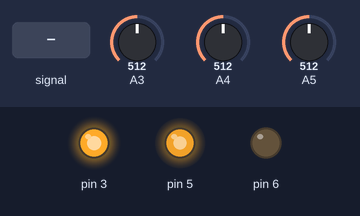
Simulated run of this sketch. Board: Arduino Uno, built with avr-gcc and run on an emulated ATmega328P. Parts: output pins drawn as LEDs (lit = HIGH). The test bench sets the inputs (shaded band); at power-on: A3 = 512, A5 = 512, A4 = 512.

Above: at 1.2 s.
1.3 s: A3 set to 633
At 1.65 s:
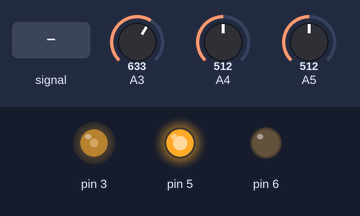
4.3 s: A3 set to 662
At 5.3 s:
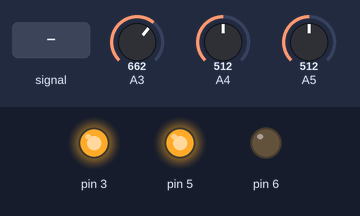
5.8 s: A3 fed a 2 Hz sine of ±306 counts around its level
At 6.42 s:
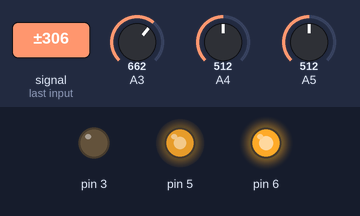
At 6.93 s:
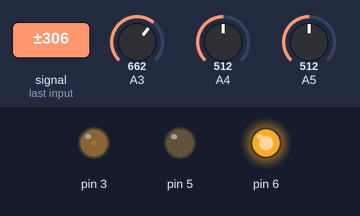
8.8 s: A4 fed a 2 Hz sine of ±306 counts around its level
11.8 s: A5 set to 631
14.8 s: A5 set to 655
Timing chart, 0 to 18.8 s (numbered marks = the images above; inputs shaded):
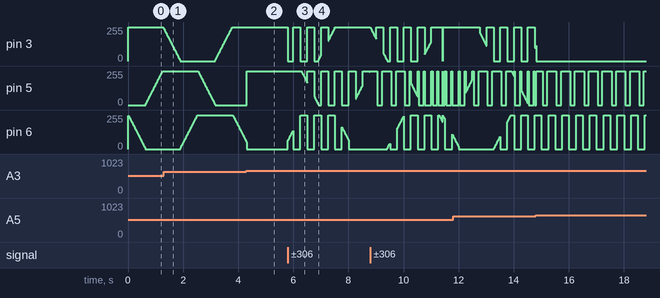

The sketch:

Music_Led_Pulse.ino
```cpp
int tick = 0;
int waitDelay = 30;
int redAv;
int blueAv;
int greenAv;
void setup() {
  pinMode(A5, INPUT);
  pinMode(A4, INPUT);
  pinMode(A3, INPUT);
  pinMode(3, OUTPUT);
  pinMode(5, OUTPUT);
  pinMode(6, OUTPUT);
//  Serial.begin(3200);
}

void loop() {
  tick++;
  if (tick % waitDelay == 0 ) {
    int errorFix = 255 / 5;
    writeColor(255 - errorFix * ((redAv) / (waitDelay)), 255 - errorFix * ((greenAv) / (waitDelay) ), 255 - errorFix * ((blueAv)  / (waitDelay) ));
    redAv = 0;
    greenAv = 0;
    blueAv = 0;
  }
  redAv += analogRead(A4);
  greenAv += analogRead(A3);
  blueAv += analogRead(A5);

  //writeColor(255,0,0);

  if(tick < 0){
    tick = 0;
  }
}

void writeColor(int r, int g, int b) {

  if (r > 255) {
    r = 255;
  } else if (r < 0) {
    r = 0;
  }

  if (g > 255) {
    g = 255;
  } else if (g < 0) {
    g = 0;
  }

  if (b > 255) {
    b = 255;
  } else if (b < 0) {
    b = 0;
  }

//   Serial.println("red:".concat(new String(r)));
//  Serial.println("green:"+new String(g));
//  Serial.println("blue:"+ new String(b));
//

  if (r < 50 && g < 50 && b < 50) {
    calculateRGB(tick / waitDelay % 360);
    return;
  }
  analogWrite(6, 255 - g);
  analogWrite(5, 255 - r);
  analogWrite(3, 255 - b);
}


void calculateRGB(double angle) {

  if (angle < 0) {
    angle = 0;
  }

  double l = 0.5;
  double s = 1.0;

  double temp1 = l + s - l * s;
  double temp2 = 2.0 * l - temp1;

  double hue = angle / 360.0;
  double tempRed = hue + 0.333;
  double tempGreen = hue;
  double tempBlue = hue - 0.333;

  if (tempRed > 1) {
    tempRed -= 1;
  }

  if (tempBlue < 0) {
    tempBlue += 1;
  }

  double red = 0;
  if (6 * tempRed < 1) {
    red = temp2 + (temp1 - temp2) * 6.0 * tempRed;
  } else if (2 * tempRed < 1) {
    red = temp1;
  } else if (3 * tempRed < 2 ) {
    red = temp2 + (temp1 - temp2) * (0.666 - tempRed) * 6.0;
  } else {
    red = temp2;
  }

  double green = 0;

  if (6 * tempGreen < 1) {
    green = temp2 + (temp1 - temp2) * 6.0 * tempGreen;
  } else if (2 * tempGreen < 1) {
    green = temp1;
  } else if (3 * tempGreen < 2 ) {
    green = temp2 + (temp1 - temp2) * (0.666 - tempGreen) * 6.0;
  } else {
    green = temp2;
  }

  double blue = 0;

  if (6 * tempBlue < 1) {
    blue = temp2 + (temp1 - temp2) * 6.0 * tempBlue;
  } else if (2 * tempBlue < 1) {
    blue = temp1;
  } else if (3 * tempBlue < 2 ) {
    blue = temp2 + (temp1 - temp2) * (0.666 - tempBlue) * 6.0;
  } else {
    blue = temp2;
  }
  writeColor(red * 255.0, green * 255.0, blue * 255.0);

}
```

Measured:
- the behaviour switches between 647 and 648 on A3 (found by bisection; images 1 and 2)
- after the input at 4.3 s, pin 3: stays 255/255 (without the input it goes to 253/255 after 0.77 s)
- by itself, pin 6: rises from 0/255 to 255/255 in 0.63 s, then falls to 51/255 in 1.8 s
